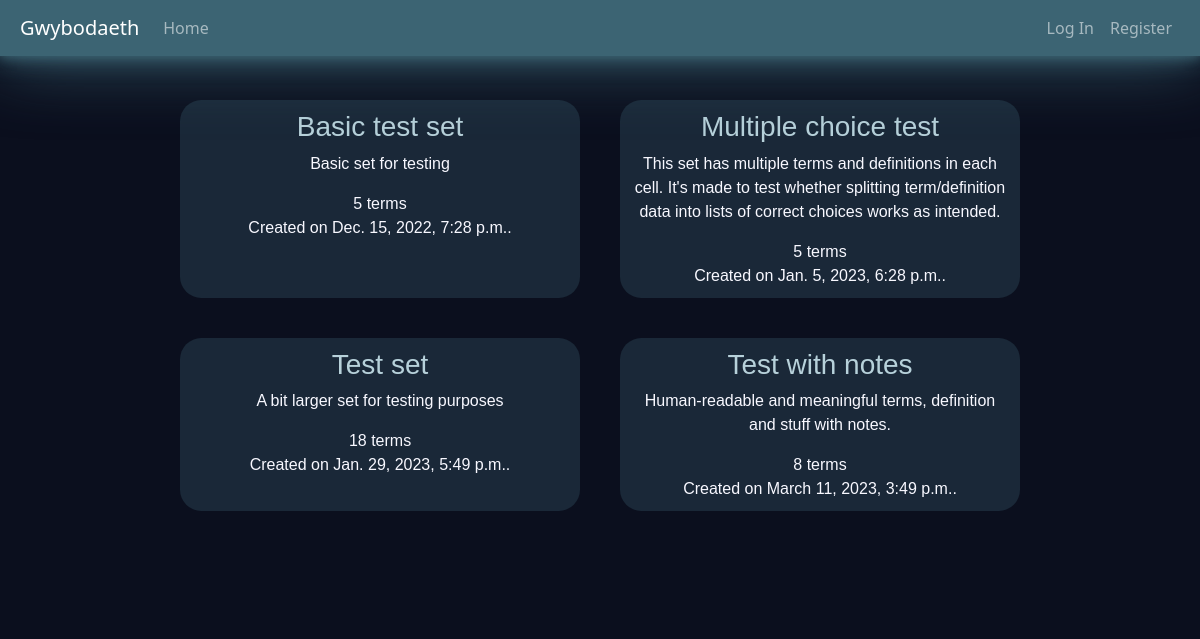
/kamil/sets, run on the app's committed database.
### Gwybodaeth/models.py (models this page shows)
class Study_set(models.Model):
    author      = models.ForeignKey(User, on_delete=models.CASCADE, related_name="study_sets")
    description = models.CharField (max_length=1023)
    title       = models.CharField (max_length=127)
    defs_lang   = models.CharField (max_length=8)
    terms_lang  = models.CharField (max_length=8)
    terms       = models.JSONField ()
    timestamp   = models.DateTimeField(auto_now_add=True)
    def terms_count(self):
        return len(self.terms.keys())

### Gwybodaeth/views.py (the view)
def user_sets(request, username):
    require_method(request, 'GET')
    if not username == request.user.username:
        print("Accessing study sets belonging to another user.\
                This may or may not be allowed (TODO as an optional feature.\
                Type: advanced (to be done AFTER the important parts are done and working))")
    sets = Study_set.objects.filter(author__username=username)
    return render(request, "gwybodaeth/Simple/user_sets.html", {
        "sets": sets
    })

### Gwybodaeth/util.py (called while the page is built)
def require_method(request, method, status=400):
    if (type(method) is list) and (not request.method in method):
        return JsonResponse(
            {  "error" :  f"Request method must be one of the following:\
                        {', '.join(method)}."
            },  status = status)
    if not request.method == method:
        return JsonResponse(
            {  "error" : f"{method} request required"
            },  status = status)

### Gwybodaeth/templates/gwybodaeth/Simple/user_sets.html (shortened to what this page needs)
{% extends "gwybodaeth/Layout/layout.html" %}
{% block body %}
  <div class="user-sets">
    {% for set in sets %}
      <div class="user-set
                  bg-moon-glass">
        <div class="user-set-title">
          <h3><a  class="text-lleuad-lawn"
                  href ="{% url 'study-set-view' set.id %}">{{ set.title }}</a></h3>
        </div>
        <div class="user-set-description">
          <p>{{ set.description}}</p>
        </div>
        <div class="user-set-terms-counter">
          {{ set.terms_count }} terms
        </div>
        <div class="user-set-timestamp">
          Created on {{ set.timestamp }}.
        </div>
      </div>
    {% empty %}
      <h3> You haven't created any study sets! </h3>
      <p> Maybe it's time to <a href="{% url 'create-set' %}">create one</a>?
    {% endfor %}
  </div>
{% endblock %}

### data on the page
Study_set: title "Basic test set", description "Basic set for testing", terms_count "5", timestamp "Dec. 15, 2022, 7:28 p.m."
Study_set: title "Multiple choice test", description "This set has multiple terms and definitions in each cell. It's made to test whether splitting term/definition data into lists of correct choices works as intended.", terms_count "5", timestamp "Jan. 5, 2023, 6:28 p.m."
Study_set: title "Test set", description "A bit larger set for testing purposes", terms_count "18", timestamp "Jan. 29, 2023, 5:49 p.m."
Study_set: title "Test with notes", description "Human-readable and meaningful terms, definition and stuff with notes.", terms_count "8", timestamp "March 11, 2023, 3:49 p.m."
